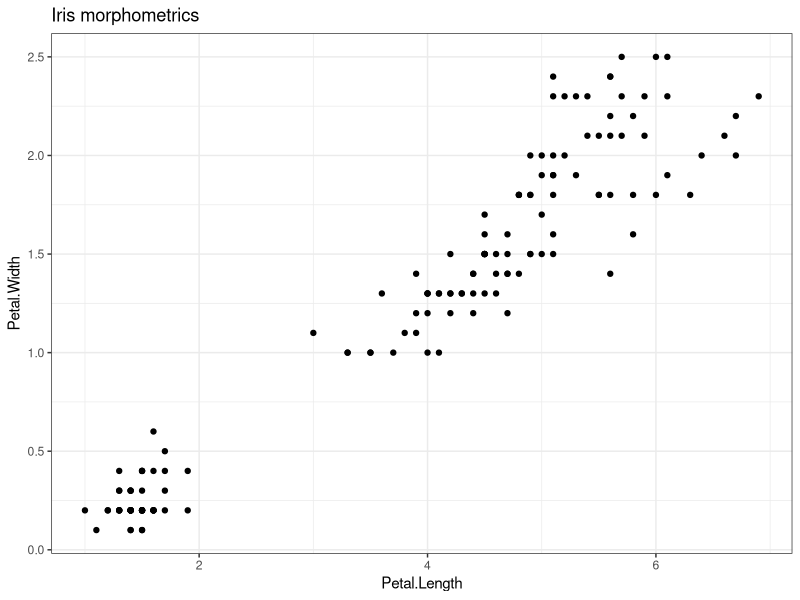

This figure's R source:
library(ggplot2)

ggplot(data = iris, aes(Petal.Length, Petal.Width))+
  geom_point()+
labs(title = "Iris morphometrics") +
  theme_bw()

  